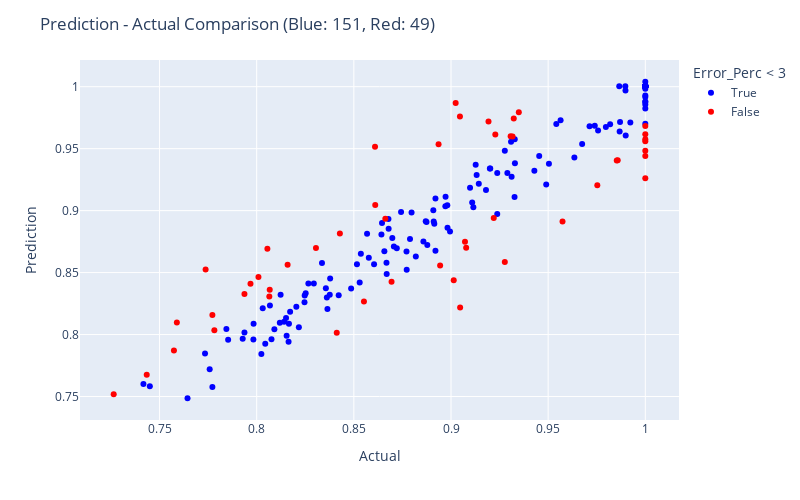

Write notebook code for a chart like this one.
### Code cell
fig = px.scatter(res_ann, x="Actual", y="Prediction", color = "Error_Perc < 3", color_discrete_map= {True:"blue", False: "red"},
                 hover_data=["Actual", "Prediction", "Error_Perc"])

fig.update_layout(
    autosize=False,
    width=800,
    height=500,
    title_text=f"Prediction - Actual Comparison (Blue: {blue}, Red: {red})",
)

fig.show()

### Figure 1 — Plotly figure (JSON) as saved in the notebook; plotly's stock layout.template omitted (floating-point values rounded to 4 significant figures; data arrays with more than 128 entries replaced by an {"elided": "..."} marker saying what was removed)
{"data": [{"customdata": {"elided": "151x1 float values"}, "hovertemplate": "Error_Perc < 3=True<br>Actual=%{x}<br>Prediction=%{y}<br>Error_Perc=%{customdata[0]}<extra></extra>", "legendgroup": "True", "marker": {"color": "blue", "symbol": "circle"}, "mode": "markers", "name": "True", "orientation": "v", "showlegend": true, "type": "scatter", "x": {"elided": "151 float values"}, "xaxis": "x", "y": {"elided": "151 float values"}, "yaxis": "y"}, {"customdata": [[-4.586], [4.518], [5.682], [-9.161], [4.758], [-3.326], [-5.622], [6.706], [-7.386], [-4.23], [3.241], [4.586], [-6.9], [-4.4], [7.911], [3.257], [-5.596], [-3.078], [-3.167], [3.002], [-5.163], [9.367], [7.887], [6.688], [3.928], [10.54], [-3.84], [-4.17], [3.03], [4.971], [-4.32], [5.721], [-4.725], [-6.37], [-3.564], [3.516], [4.183], [3.635], [5.064], [10.19], [3.146], [5.537], [3.142], [-4.541], [-7.452], [-3.03], [4.733], [4.921], [4.96]], "hovertemplate": "Error_Perc < 3=False<br>Actual=%{x}<br>Prediction=%{y}<br>Error_Perc=%{customdata[0]}<extra></extra>", "legendgroup": "False", "marker": {"color": "red", "symbol": "circle"}, "mode": "markers", "name": "False", "orientation": "v", "showlegend": true, "type": "scatter", "x": [0.9858, 0.9323, 0.8009, 0.9047, 0.9349, 0.8552, 0.9753, 0.8936, 1, 1, 0.7434, 0.8428, 0.9574, 1, 0.8055, 0.7782, 1, 0.8694, 1, 0.8065, 1, 0.9024, 0.9046, 0.7589, 0.7574, 0.8609, 1, 0.9078, 0.9317, 0.7772, 0.8944, 0.9193, 0.8412, 0.9014, 0.9072, 0.7264, 0.9228, 0.8067, 0.861, 0.7737, 0.8662, 0.7968, 0.9307, 0.9853, 0.9277, 0.922, 0.8305, 0.7937, 0.8159], "xaxis": "x", "y": [0.9406, 0.9744, 0.8464, 0.8218, 0.9794, 0.8267, 0.9205, 0.9535, 0.9261, 0.9577, 0.7675, 0.8815, 0.8913, 0.956, 0.8692, 0.8035, 0.944, 0.8426, 0.9683, 0.8307, 0.9484, 0.9869, 0.976, 0.8097, 0.7871, 0.9516, 0.9616, 0.87, 0.9599, 0.8158, 0.8558, 0.9719, 0.8015, 0.8439, 0.8749, 0.7519, 0.9614, 0.8361, 0.9046, 0.8525, 0.8934, 0.8409, 0.96, 0.9405, 0.8586, 0.8941, 0.8698, 0.8327, 0.8564], "yaxis": "y"}], "layout": {"autosize": false, "height": 500, "legend": {"title": {"text": "Error_Perc < 3"}, "tracegroupgap": 0}, "margin": {"t": 60}, "title": {"text": "Prediction - Actual Comparison (Blue: 151, Red: 49)"}, "width": 800, "xaxis": {"anchor": "y", "autorange": true, "domain": [0, 1], "range": [0.709, 1.017], "title": {"text": "Actual"}, "type": "linear"}, "yaxis": {"anchor": "x", "autorange": true, "domain": [0, 1], "range": [0.731, 1.022], "title": {"text": "Prediction"}, "type": "linear"}}}
